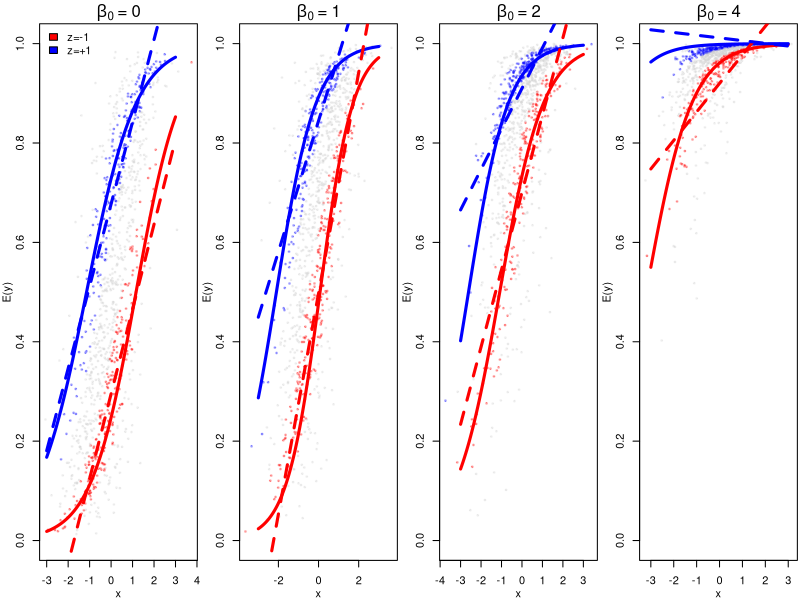
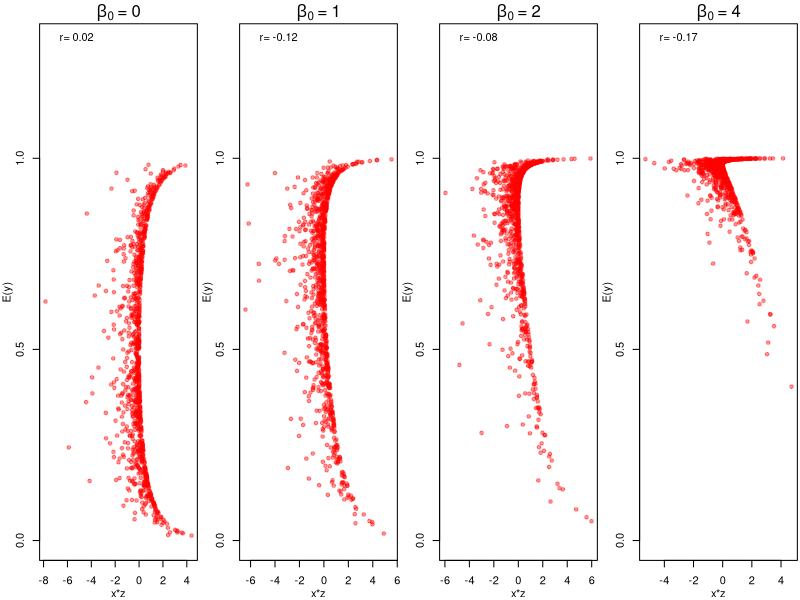

The R source for these figures, in order:
##b3=0
N<-1000
rho<-0 #.3#rho<-c(0,.5) #seq(0,.3,by=.1)
b0<-c(0,1,2,4) #seq(0,3,length.out=3)
pars<-expand.grid(N=N,rho=rho,b0=b0)
tmp<-list()
for (i in 1:nrow(pars)) tmp[[i]]<-pars[i,]
pars<-tmp


simfun<-function(pars,b1=1,b2=1,s2=1) {
    for (i in 1:length(pars)) assign(names(pars)[i],pars[[i]][1])
    std<-function(x) (x-mean(x,na.rm=TRUE))/sd(x,na.rm=TRUE)
    library(MASS)
    sig<-r2<-numeric()
    xz<-mvrnorm(N,mu=c(0,0),Sigma=matrix(c(1,rho,rho,1),2,2))
    y<-b0+b1*xz[,1]+b2*xz[,2]
    sigma<-function(z) 1/(1+exp(-z))
    p<-sigma(y)
    y<-rbinom(N,1,p)
    ##
    df<-data.frame(y=y,x=xz[,1],z=xz[,2],ystar=p)
}
L<-lapply(pars,simfun)

pdf("/home/bd/Dropbox/Apps/Overleaf/Interaction_problems/binary_intuition.pdf",width=6,height=2.3)
par(mfrow=c(1,4),mgp=c(2,1,0),mar=c(3,3,1.8,0.2))
for (i in 1:length(L)) {
    z<-L[[i]]
    col.test<-ifelse(abs(z$z-1)<.5,2,1)
    col.test<-ifelse(abs(z$z+1)<.5,3,col.test)
    cc<-col2rgb("lightgray")
    c1<-rgb(cc[1],cc[2],cc[3],max=255,alpha=75)
    cc<-col2rgb("blue")
    c2<-rgb(cc[1],cc[2],cc[3],max=255,alpha=75)
    cc<-col2rgb("red")
    c3<-rgb(cc[1],cc[2],cc[3],max=255,alpha=75)
    col<-c(c1,c2,c3)[col.test]
    plot(z$x,z$ystar,pch=19,cex=.375,col=col,xlab='x',ylab='E(y)',ylim=c(0,1))
    xv<-seq(-3,3,length.out=100)
    m0<-glm(y~x*z,z,family='binomial')
    y<-predict(m0,data.frame(x=xv,z=-1),type='response')
    lines(xv,y,col='red',lty=1,lwd=3)
    y<-predict(m0,data.frame(x=xv,z=1),type='response')
    lines(xv,y,col='blue',lty=1,lwd=3)
    m<-lm(y~x*z,z)
    print(coef(m))
    y<-predict(m,data.frame(x=xv,z=-1))
    lines(xv,y,col='red',lty=2,lwd=3)
    y<-predict(m,data.frame(x=xv,z=1))
    lines(xv,y,col='blue',lty=2,lwd=3)
    if (i==1) {
        legend("topleft",bty='n',ncol=,c("z=-1","z=+1"),fill=c("red","blue"))
    } 
    b0<-as.character(round(pars[[i]]$b0,2))
    mtext(side=3,line=0,bquote(beta[0]~"="~.(b0)))
    ## legend("bottomright",bty='n',lty=c(2,1),lwd=3,
    ##        c(paste("p(lm)=",round(summary(m)$coef[4,4],2)),
    ##          paste("p(glm)=",round(summary(m0)$coef[4,4],2)))
    ##        )
}
dev.off()


pdf("/home/bd/Dropbox/Apps/Overleaf/Interaction_problems/binary_kidney.pdf",width=6,height=2.3)
par(mfrow=c(1,4),mgp=c(2,1,0),mar=c(3,3,1.8,0.2))
for (i in 1:length(L)) {
    z<-L[[i]]
    cc<-col2rgb("lightgray")
    c2<-rgb(cc[1],cc[2],cc[3],max=255,alpha=105)
    plot(z$x*z$z,z$y,pch=19,cex=0,col=c2,ylim=c(0,1.3),xlab='x*z',ylab='E(y)',yaxt='n')
    axis(side=2,at=c(0,.5,1))
    z2<-z
    cc<-col2rgb("red")
    c1<-rgb(cc[1],cc[2],cc[3],max=255,alpha=105)
    points(z2$x*z2$z,z2$ystar,pch=19,cex=.75,col=c1)
    m<-lm(y~x*z,z)
    #legend("bottomleft",bty='n',legend=paste("pv=",round(summary(m)$coef[4,4],3)))
    #cc<-round(pars[[i]]$cc,2)
    #mtext(side=3,line=0,bquote("c="~.(cc)))
    c1<-cor(z$x*z$z,z$y)
    c2<-cor(z$x*z$z,z$ystar)
    legend("topleft",bty='n',#fill=c("red","lightgray"),
           c(paste("r=",round(c1,2))
                                                        #,paste("r(ystar,x*z)=",round(c2,2))
                                                         ))
    b0<-as.character(round(pars[[i]]$b0,2))
    mtext(side=3,line=0,bquote(beta[0]~"="~.(b0)))
}
dev.off()


## par(mfrow=c(2,2),mgp=c(2,1,0),mar=c(3,3,1,1))
## for (i in 1:length(L)) {
##     z<-L[[i]]
##     col.test<-ifelse(abs(z$z-1)<.5,2,1)
##     col.test<-ifelse(abs(z$z+1)<.5,3,col.test)
##     cc<-col2rgb("lightgray")
##     c1<-rgb(cc[1],cc[2],cc[3],max=255,alpha=75)
##     cc<-col2rgb("blue")
##     c2<-rgb(cc[1],cc[2],cc[3],max=255,alpha=75)
##     cc<-col2rgb("red")
##     c3<-rgb(cc[1],cc[2],cc[3],max=255,alpha=75)
##     col<-c(c1,c2,c3)[col.test]
##     plot(z$x*z$z,z$ystar,pch=19,cex=.375,col=col,xlab='x',ylab='E(y)')
##     xv<-seq(-3,3,length.out=100)
##     m0<-glm(y~x*z,z,family='binomial')
##     y<-predict(m0,data.frame(x=xv,z=-1),type='response')
##     #lines(xv,y,col='red',lty=1,lwd=3)
##     y<-predict(m0,data.frame(x=xv,z=1),type='response')
##     #lines(xv,y,col='blue',lty=1,lwd=3)
##     m<-lm(y~x*z,z)
##     y<-predict(m,data.frame(x=xv,z=-1))
##     #lines(xv,y,col='red',lty=2,lwd=3)
##     y<-predict(m,data.frame(x=xv,z=1))
##     #lines(xv,y,col='blue',lty=2,lwd=3)
##     if (i==1) {
##         #legend("topleft",bty='n',ncol=2,c("z=-1","z=+1","y","ystar"),lty=c(1,2,NA,NA),pch=c(NA,NA,19,19),col=c("black","black","red","gray"),title=paste("b0=",round(pars[[i]]$b0,2)))
##         legend("topleft",bty='n',ncol=,c("z=-1","z=+1"),fill=c("red","blue"),title=paste("b0=",round(pars[[i]]$b0,2)))
##     } else {
##         legend("topleft",bty='n',legend=NA,title=paste("b0=",round(pars[[i]]$b0,2)))
##     }        
##     legend("bottomright",bty='n',lty=c(2,1),lwd=3,c(paste("p(lm)=",round(summary(m)$coef[4,4],2)),paste("p(glm)=",round(summary(m0)$coef[4,4],2))))
## }








